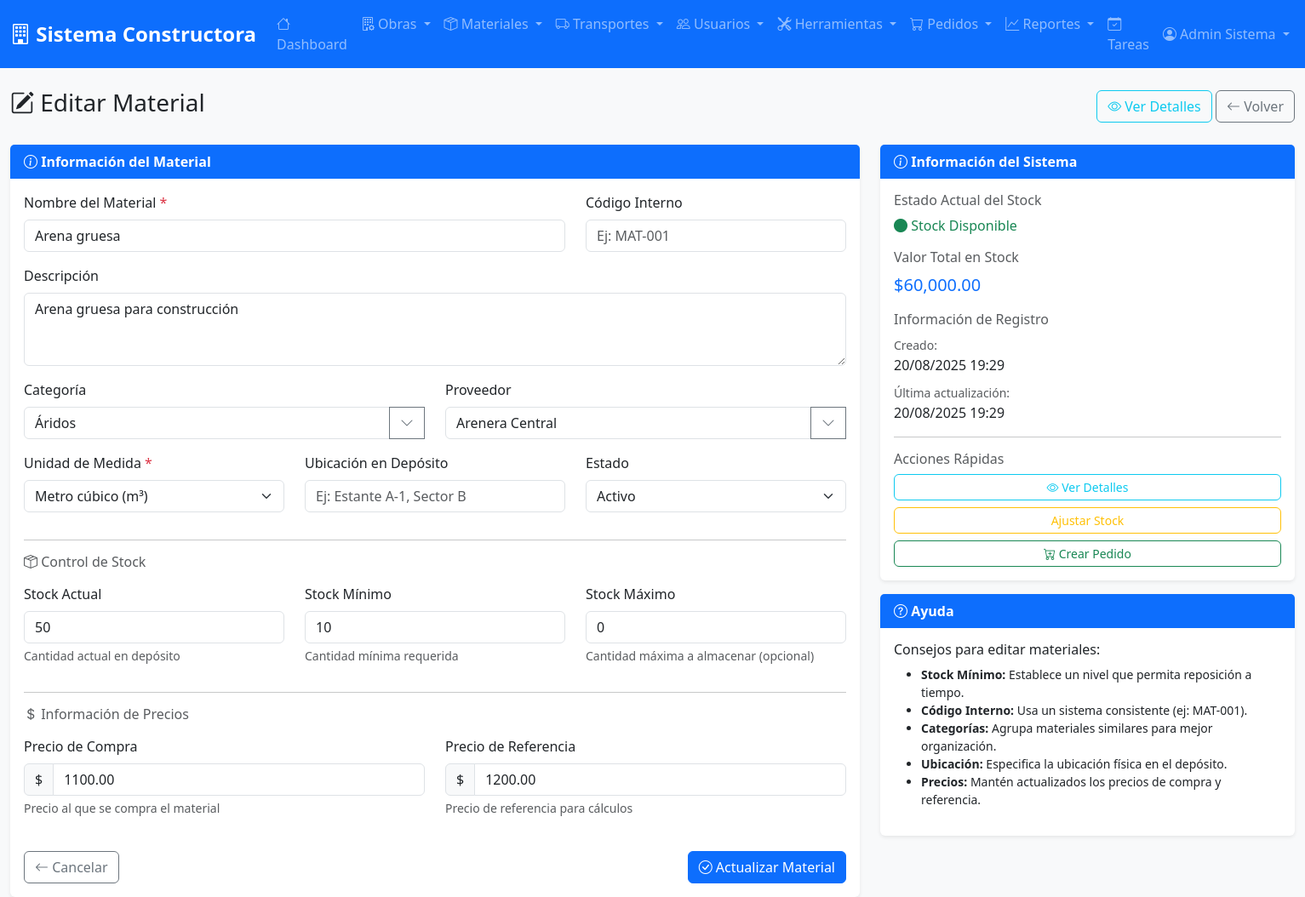
Page /modules/materiales/edit.php?id=2 (signed in) on the committed database.
### tables this page shows
CREATE TABLE materiales (
    id_material INT AUTO_INCREMENT PRIMARY KEY,
    nombre_material VARCHAR(200) NOT NULL,
    descripcion TEXT,
    categoria VARCHAR(100),
    stock_actual INT DEFAULT 0,
    stock_minimo INT DEFAULT 0,
    stock_maximo INT DEFAULT 0,
    precio_referencia DECIMAL(10,2) DEFAULT 0.00,
    precio_compra DECIMAL(10,2) DEFAULT 0.00,
    unidad_medida VARCHAR(50) DEFAULT 'unidad',
    proveedor VARCHAR(200),
    codigo_interno VARCHAR(50),
    ubicacion_deposito VARCHAR(100),
    estado ENUM('activo', 'inactivo', 'descontinuado') DEFAULT 'activo',
    fecha_creacion TIMESTAMP DEFAULT CURRENT_TIMESTAMP,
    fecha_actualizacion TIMESTAMP DEFAULT CURRENT_TIMESTAMP ON UPDATE CURRENT_TIMESTAMP
);

### modules/materiales/edit.php (the view, shortened to what this page needs)
<?php
$database = new Database();
$conn = $database->getConnection();
$material_id = (int)($_GET['id'] ?? 0);
try {
    $query = "SELECT * FROM materiales WHERE id_material = ?";
    $stmt = $conn->prepare($query);
    $stmt->execute([$material_id]);
    $material = $stmt->fetch();
} catch (Exception $e) {
    error_log("Error al obtener material: " . $e->getMessage());
    redirect(SITE_URL . '/modules/materiales/list.php');
}
include '../../includes/header.php';
?>
<div class="row">
    <div class="col-12">
        <div class="d-flex justify-content-between align-items-center mb-4">
            <h1 class="h3">
                <i class="bi bi-pencil-square"></i> Editar Material
            </h1>
            <div>
                <a href="view.php?id=<?php echo $material['id_material']; ?>" class="btn btn-outline-info">
                    <i class="bi bi-eye"></i> Ver Detalles
                </a>
                <a href="list.php" class="btn btn-outline-secondary">
                    <i class="bi bi-arrow-left"></i> Volver
                </a>
            </div>
        </div>
    </div>
</div>
<div class="row">
    <div class="col-lg-8">
        <div class="card">
            <div class="card-header">
                <i class="bi bi-info-circle"></i> Información del Material
            </div>
            <div class="card-body">
                <form method="POST" id="editMaterialForm">
                    <div class="row">
                        <div class="col-md-8 mb-3">
                            <label for="nombre_material" class="form-label">
                                Nombre del Material <span class="text-danger">*</span>
                            </label>
                            <input type="text" class="form-control" id="nombre_material" name="nombre_material"
                                   value="<?php echo htmlspecialchars($material['nombre_material']); ?>" required>
                        </div>
                        <div class="col-md-4 mb-3">
                            <label for="codigo_interno" class="form-label">Código Interno</label>
                            <input type="text" class="form-control" id="codigo_interno" name="codigo_interno"
                                   value="<?php echo htmlspecialchars($material['codigo_interno'] ?? ''); ?>"
                                   placeholder="Ej: MAT-001">
                        </div>
                    </div>
                    <div class="mb-3">
                        <label for="descripcion" class="form-label">Descripción</label>
                        <textarea class="form-control" id="descripcion" name="descripcion" rows="3"
                                  placeholder="Descripción detallada del material..."><?php echo htmlspecialchars($material['descripcion'] ?? ''); ?></textarea>
                    </div>
                    <div class="row">
                        <div class="col-md-6 mb-3">
                            <label for="categoria" class="form-label">Categoría</label>
                            <div class="input-group">
                                <input type="text" class="form-control" id="categoria" name="categoria"
                                       value="<?php echo htmlspecialchars($material['categoria'] ?? ''); ?>"
                                       list="categorias-list" placeholder="Seleccionar o escribir nueva...">
                                <button class="btn btn-outline-secondary" type="button" data-bs-toggle="dropdown">
                                    <i class="bi bi-chevron-down"></i>
                                </button>
                            </div>
                        </div>
                        <div class="col-md-6 mb-3">
                            <label for="proveedor" class="form-label">Proveedor</label>
                            <div class="input-group">
                                <input type="text" class="form-control" id="proveedor" name="proveedor"
                                       value="<?php echo htmlspecialchars($material['proveedor'] ?? ''); ?>"
                                       list="proveedores-list" placeholder="Seleccionar o escribir nuevo...">
                                <button class="btn btn-outline-secondary" type="button" data-bs-toggle="dropdown">
                                    <i class="bi bi-chevron-down"></i>
                                </button>
                            </div>
                        </div>
                    </div>
                    <div class="row">
                        <div class="col-md-4 mb-3">
                            <label for="unidad_medida" class="form-label">
                                Unidad de Medida <span class="text-danger">*</span>
                            </label>
                            <select class="form-select" id="unidad_medida" name="unidad_medida" required>
                                <option value="m3" <?php echo $material['unidad_medida'] === 'm3' ? 'selected' : ''; ?>>Metro cúbico (m³)</option>
                            </select>
                        </div>
                        <div class="col-md-4 mb-3">
                            <label for="ubicacion_deposito" class="form-label">Ubicación en Depósito</label>
                            <input type="text" class="form-control" id="ubicacion_deposito" name="ubicacion_deposito"
                                   value="<?php echo htmlspecialchars($material['ubicacion_deposito'] ?? ''); ?>"
                                   placeholder="Ej: Estante A-1, Sector B">
                        </div>
                        <div class="col-md-4 mb-3">
                            <label for="estado" class="form-label">Estado</label>
                            <select class="form-select" id="estado" name="estado">
                                <option value="activo" <?php echo $material['estado'] === 'activo' ? 'selected' : ''; ?>>Activo</option>
                            </select>
                        </div>
                    </div>
                    <hr>
                    <h6 class="text-muted mb-3">
                        <i class="bi bi-box-seam"></i> Control de Stock
                    </h6>
                    <div class="row">
                        <div class="col-md-4 mb-3">
                            <label for="stock_actual" class="form-label">Stock Actual</label>
                            <input type="number" class="form-control" id="stock_actual" name="stock_actual"
                                   value="<?php echo $material['stock_actual']; ?>" min="0" step="1">
                            <div class="form-text">Cantidad actual en depósito</div>
                        </div>
                        <div class="col-md-4 mb-3">
                            <label for="stock_minimo" class="form-label">Stock Mínimo</label>
                            <input type="number" class="form-control" id="stock_minimo" name="stock_minimo"
                                   value="<?php echo $material['stock_minimo']; ?>" min="0" step="1">
                            <div class="form-text">Cantidad mínima requerida</div>
                        </div>
                        <div class="col-md-4 mb-3">
                            <label for="stock_maximo" class="form-label">Stock Máximo</label>
                            <input type="number" class="form-control" id="stock_maximo" name="stock_maximo"
                                   value="<?php echo $material['stock_maximo']; ?>" min="0" step="1">
                            <div class="form-text">Cantidad máxima a almacenar (opcional)</div>
                        </div>
                    </div>
                    <hr>
                    <h6 class="text-muted mb-3">
                        <i class="bi bi-currency-dollar"></i> Información de Precios
                    </h6>
                    <div class="row">
                        <div class="col-md-6 mb-3">
                            <label for="precio_compra" class="form-label">Precio de Compra</label>
                            <div class="input-group">
                                <span class="input-group-text">$</span>
                                <input type="number" class="form-control" id="precio_compra" name="precio_compra"
                                       value="<?php echo $material['precio_compra']; ?>" min="0" step="0.01">
                            </div>
                            <div class="form-text">Precio al que se compra el material</div>
                        </div>
                        <div class="col-md-6 mb-3">
                            <label for="precio_referencia" class="form-label">Precio de Referencia</label>
                            <div class="input-group">
                                <span class="input-group-text">$</span>
                                <input type="number" class="form-control" id="precio_referencia" name="precio_referencia"
                                       value="<?php echo $material['precio_referencia']; ?>" min="0" step="0.01">
                            </div>
                            <div class="form-text">Precio de referencia para cálculos</div>
                        </div>
                    </div>
                    <div class="d-flex justify-content-between mt-4">
                        <div>
                            <a href="list.php" class="btn btn-outline-secondary">
                                <i class="bi bi-arrow-left"></i> Cancelar
                            </a>
                        </div>
                        <div>
                            <button type="submit" class="btn btn-primary">
                                <i class="bi bi-check-circle"></i> Actualizar Material
                            </button>
                        </div>
                    </div>
                </form>
            </div>
        </div>
    </div>
    <div class="col-lg-4">
        <div class="card">
            <div class="card-header">
                <i class="bi bi-info-circle"></i> Información del Sistema
            </div>
            <div class="card-body">
                <h6 class="text-muted">Estado Actual del Stock</h6>
                <?php
                $stock_status = '';
                $stock_class = '';
                if ($material['stock_actual'] <= 0) {
                    $stock_status = 'Sin Stock';
                    $stock_class = 'text-danger';
                } elseif ($material['stock_actual'] <= $material['stock_minimo']) {
                    $stock_status = 'Stock Bajo';
                    $stock_class = 'text-warning';
                } else {
                    $stock_status = 'Stock Disponible';
                    $stock_class = 'text-success';
                }
                ?>
                <p class="<?php echo $stock_class; ?> mb-3">
                    <i class="bi bi-circle-fill"></i> <?php echo $stock_status; ?>
                </p>
                <h6 class="text-muted">Valor Total en Stock</h6>
                <p class="fs-5 text-primary mb-3">
                    $<?php echo number_format($material['stock_actual'] * $material['precio_referencia'], 2); ?>
                </p>
                <h6 class="text-muted">Información de Registro</h6>
                <p class="mb-2">
                    <small class="text-muted">Creado:</small><br>
                    <?php echo date('d/m/Y H:i', strtotime($material['fecha_creacion'])); ?>
                </p>
                <p class="mb-3">
                    <small class="text-muted">Última actualización:</small><br>
                    <?php echo date('d/m/Y H:i', strtotime($material['fecha_actualizacion'])); ?>
                </p>
                <hr>
                <h6 class="text-muted">Acciones Rápidas</h6>
                <div class="d-grid gap-2">
                    <a href="view.php?id=<?php echo $material['id_material']; ?>" class="btn btn-sm btn-outline-info">
                        <i class="bi bi-eye"></i> Ver Detalles
                    </a>
                    <a href="adjust_stock.php?id=<?php echo $material['id_material']; ?>" class="btn btn-sm btn-outline-warning">
                        <i class="bi bi-arrow-up-down"></i> Ajustar Stock
                    </a>
                    <a href="../pedidos/create.php?material_id=<?php echo $material['id_material']; ?>" class="btn btn-sm btn-outline-success">
                        <i class="bi bi-cart-plus"></i> Crear Pedido
                    </a>
                </div>
            </div>
        </div>
        <div class="card mt-3">
            <div class="card-header">
                <i class="bi bi-question-circle"></i> Ayuda
            </div>
            <div class="card-body">
                <h6>Consejos para editar materiales:</h6>
                <ul class="small">
                    <li><strong>Stock Mínimo:</strong> Establece un nivel que permita reposición a tiempo.</li>
                    <li><strong>Código Interno:</strong> Usa un sistema consistente (ej: MAT-001).</li>
                    <li><strong>Categorías:</strong> Agrupa materiales similares para mejor organización.</li>
                    <li><strong>Ubicación:</strong> Especifica la ubicación física en el depósito.</li>
                    <li><strong>Precios:</strong> Mantén actualizados los precios de compra y referencia.</li>
                </ul>
            </div>
        </div>
    </div>
</div>
<?php include '../../includes/footer.php'; ?>

### assets/css/style.css (style rules this page uses)
:root { --primary-color: #0d6efd; --secondary-color: #6c757d; --success-color: #198754; --danger-color: #dc3545; --warning-color: #ffc107; --info-color: #0dcaf0; --light-color: #f8f9fa; --dark-color: #212529; }
body { background-color: #f8f9fa; font-family: "Segoe UI", Tahoma, Geneva, Verdana, sans-serif; }
.card { border: none; box-shadow: 0 0.125rem 0.25rem rgba(0, 0, 0, 0.075); transition: box-shadow 0.15s ease-in-out; }
.card-header { background-color: var(--primary-color); color: white; border-bottom: none; font-weight: 600; }
.btn { border-radius: 0.375rem; font-weight: 500; }
.btn-primary { background-color: var(--primary-color); border-color: var(--primary-color); }
.form-label { font-weight: 500; color: var(--dark-color); }

### rows in the picture
materiales: nombre_material "Arena gruesa", descripcion "Arena gruesa para construcción", categoria "Áridos", proveedor "Arenera Central", unidad_medida "Metro cúbico (m³)", estado "Activo", stock_actual "50", stock_minimo "10", stock_maximo "0", precio_compra "1100.00", precio_referencia "1200.00", stock_status "Stock Disponible", $material['stock_actual'] * $material['precio_referencia'] "60,000.00", fecha_creacion "20/08/2025 19:29", fecha_actualizacion "20/08/2025 19:29"

### other values in the picture
SITE_NAME "Sistema Constructora"
$_SESSION['user_name'] "Admin Sistema"
